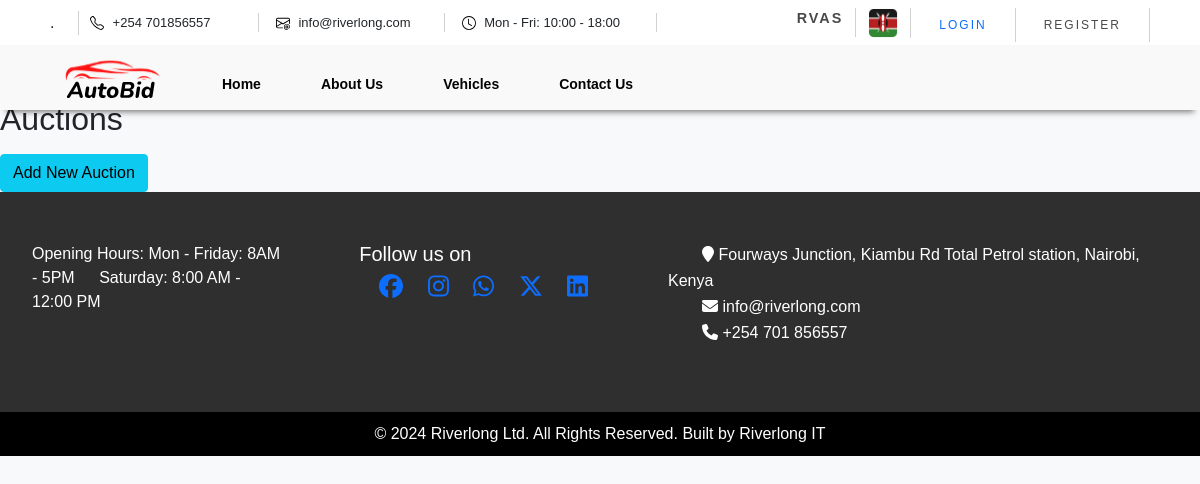
/auctions/, run on an earlier commit of the app's database.
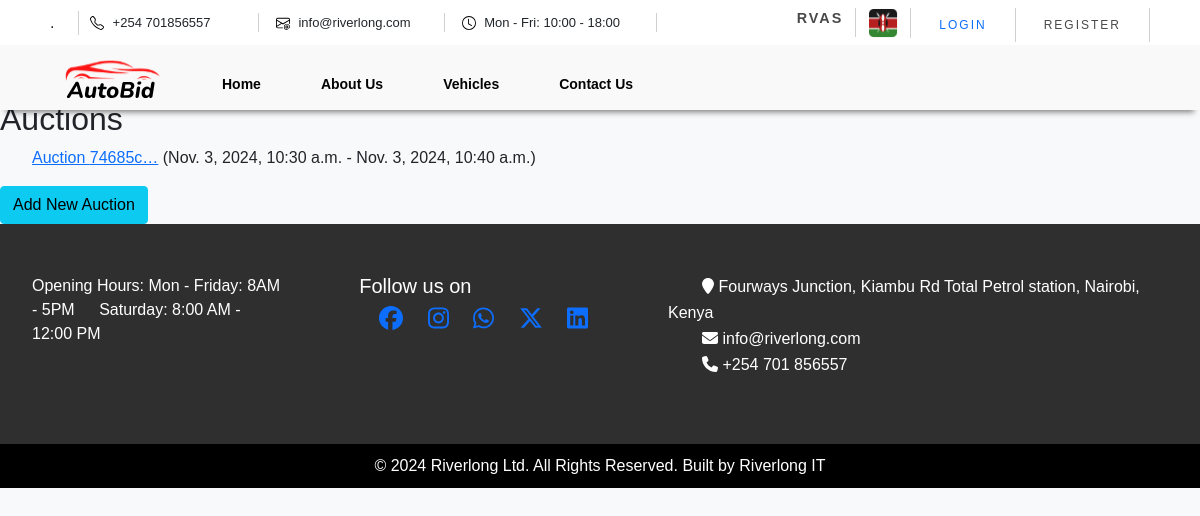
And on a later commit of the database.
### vehicles/models.py (models this page shows, shortened)
class Auction(models.Model):
    auction_id = models.UUIDField(default=uuid.uuid4, editable=False, unique=True)
    start_date = models.DateTimeField()
    end_date = models.DateTimeField()
    created_at = models.DateTimeField(auto_now_add=True)
    vehicles = models.ManyToManyField('Vehicle', related_name='auctions')
    approved = models.BooleanField(default=False)

### vehicles/views.py (the view)
# urls.py: path('auctions/', views.auction_list, name='auction_list'),
def auction_list(request):
    auctions = Auction.objects.all()
    return render(request, 'admin/auctions.html', {'auctions': auctions})

### vehicles/templates/Admin/auctions.html
{% extends "vehicles/base.html" %}
{% block content %}
<h2>Auctions</h2>
<ul>
    {% for auction in auctions %}
    <li>
        <a href="{% url 'auction_detail' auction.pk %}">Auction {{ auction.auction_id|truncatechars:7 }}</a> ({{ auction.start_date }} - {{ auction.end_date }})
    </li>
    {% endfor %}
</ul>
<a class="btn btn-info" href="{% url 'auction_add' %}">Add New Auction</a>
{% endblock %}

What changed in the data, as far as the page shows it:
added Auction: auction_id "74685c…", start_date "Nov. 3, 2024, 10:30 a.m.", end_date "Nov. 3, 2024, 10:40 a.m."
